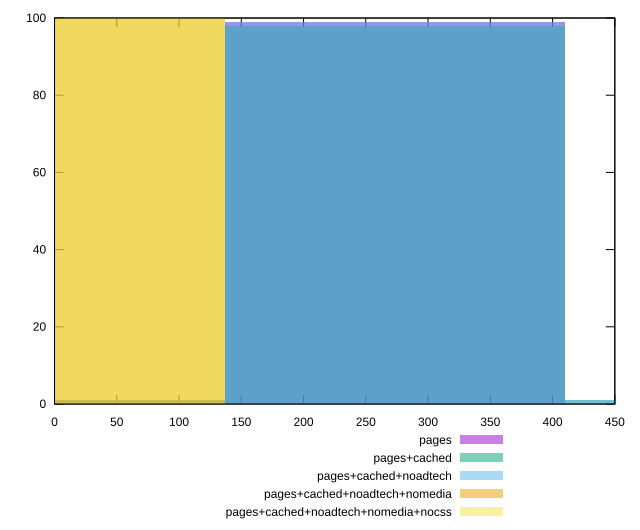

gnuplot code for this plot:
reset

$pages <<EOF
273.07463678887 99
0 1
EOF

$pagesCached <<EOF
273.07463678887 98
0 1
546.14927357774 1
EOF

$pagesCachedNoadtech <<EOF
273.07463678887 99
546.14927357774 1
EOF

$pagesCachedNoadtechNomedia <<EOF
0 100
EOF

$pagesCachedNoadtechNomediaNocss <<EOF
0 100
EOF

set key outside below
set boxwidth 273.07463678887
set xrange [0:450]
set yrange [0:100]
set trange [0:100]
set style fill transparent solid 0.5 noborder
set terminal svg size 640, 530 enhanced background rgb 'white'
set output "report_00017_2021-02-10T15-08-03.406Z/offscreen-images/comparison/histogram/all_raw.svg"

plot $pages title "pages" with boxes, \
     $pagesCached title "pages+cached" with boxes, \
     $pagesCachedNoadtech title "pages+cached+noadtech" with boxes, \
     $pagesCachedNoadtechNomedia title "pages+cached+noadtech+nomedia" with boxes, \
     $pagesCachedNoadtechNomediaNocss title "pages+cached+noadtech+nomedia+nocss" with boxes

reset
